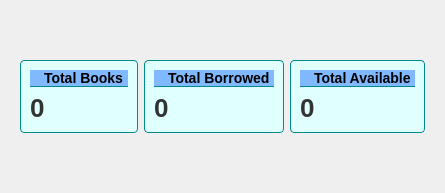
      <widget class="QWidget" name="page_2">
       <layout class="QVBoxLayout" name="verticalLayout_16">
        <item>
         <spacer name="verticalSpacer_10">
          <property name="orientation">
           <enum>Qt::Orientation::Vertical</enum>
          </property>
          <property name="sizeHint" stdset="0">
           <size>
            <width>20</width>
            <height>40</height>
           </size>
          </property>
         </spacer>
        </item>
        <item>
         <widget class="QFrame" name="cardframe">
          <property name="styleSheet">
           <string notr="true">QFrame#frame_22 {
    background-color: #c6fffb;
    border: 1px solid #008b8b;
    border-radius: 5px;
}

QLabel#label_25 {
    color: #000000;
    font-family: &quot;Segoe UI&quot;;
    font-size: 32px;
    font-weight: bold;
    background-color: transparent;
}

QFrame#cardframe {
    background-color: transparent;
    border: none;
}

QFrame#frame_8, QFrame#frame_16, QFrame#frame_20 {
    background-color: #e0ffff;
    border: 1px solid #008b8b;
    border-radius: 4px;
}

QLabel#label_2, QLabel#label_16, QLabel#label_21 {
    background-color: #80b9ff;
    color: #000000;
    font-family: &quot;Segoe UI&quot;;
    font-size: 14px;
    font-weight: bold;
    padding-left: 10px;
    border-bottom: 1px solid #008b8b;
}

QLabel#label_22, QLabel#label_23, QLabel#label_24 {
    font-size: 26px;
    font-weight: bold;
    color: #333333;
    background: transparent;
    qproperty-alignment: 'AlignCenter';
}</string>
          </property>
          <property name="frameShape">
           <enum>QFrame::Shape::StyledPanel</enum>
          </property>
          <property name="frameShadow">
           <enum>QFrame::Shadow::Raised</enum>
          </property>
          <layout class="QHBoxLayout" name="horizontalLayout_12">
           <item>
            <widget class="QFrame" name="frame_8">
             <property name="frameShape">
              <enum>QFrame::Shape::StyledPanel</enum>
             </property>
             <property name="frameShadow">
              <enum>QFrame::Shadow::Raised</enum>
             </property>
             <layout class="QVBoxLayout" name="verticalLayout_18">
              <item>
               <widget class="QLabel" name="label_2">
                <property name="maximumSize">
                 <size>
                  <width>16777215</width>
                  <height>50</height>
                 </size>
                </property>
                <property name="styleSheet">
                 <string notr="true">font: 12pt &quot;Segoe UI&quot;;
background-color: rgb(0, 0, 0);
background-color: rgb(128, 185, 255);</string>
                </property>
                <property name="text">
                 <string>Total Books</string>
                </property>
               </widget>
              </item>
              <item>
               <widget class="QLabel" name="label_22">
                <property name="text">
                 <string>0</string>
                </property>
               </widget>
              </item>
             </layout>
            </widget>
           </item>
           <item>
            <widget class="QFrame" name="frame_16">
             <property name="frameShape">
              <enum>QFrame::Shape::StyledPanel</enum>
             </property>
             <property name="frameShadow">
              <enum>QFrame::Shadow::Raised</enum>
             </property>
             <layout class="QVBoxLayout" name="verticalLayout_17">
              <item>
               <widget class="QLabel" name="label_16">
                <property name="maximumSize">
                 <size>
                  <width>16777215</width>
                  <height>50</height>
                 </size>
                </property>
                <property name="text">
                 <string>Total Borrowed</string>
                </property>
               </widget>
              </item>
              <item>
               <widget class="QLabel" name="label_23">
                <property name="text">
                 <string>0</string>
                </property>
               </widget>
              </item>
             </layout>
            </widget>
           </item>
           <item>
            <widget class="QFrame" name="frame_20">
             <property name="frameShape">
              <enum>QFrame::Shape::StyledPanel</enum>
             </property>
             <property name="frameShadow">
              <enum>QFrame::Shadow::Raised</enum>
             </property>
             <layout class="QVBoxLayout" name="verticalLayout_19">
              <item>
               <widget class="QLabel" name="label_21">
                <property name="maximumSize">
                 <size>
                  <width>16777215</width>
                  <height>50</height>
                 </size>
                </property>
                <property name="text">
                 <string>Total Available</string>
                </property>
               </widget>
              </item>
              <item>
               <widget class="QLabel" name="label_24">
                <property name="text">
                 <string>0</string>
                </property>
               </widget>
              </item>
             </layout>
            </widget>
           </item>
          </layout>
         </widget>
        </item>
        <item>
         <spacer name="verticalSpacer_18">
          <property name="orientation">
           <enum>Qt::Orientation::Vertical</enum>
          </property>
          <property name="sizeHint" stdset="0">
           <size>
            <width>20</width>
            <height>40</height>
           </size>
          </property>
         </spacer>
        </item>
       </layout>
      </widget>
